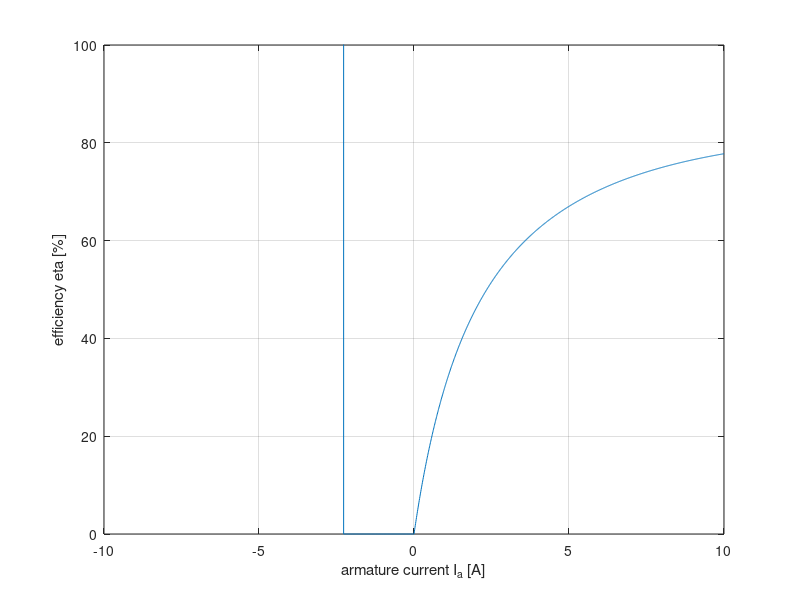

MATLAB code for this plot:
%%%%%%%%%%%%%%%%%%%%%%%%%%%%%
% author: J.N.G.W. Verest   %
% Title: DCM simulation     %
%%%%%%%%%%%%%%%%%%%%%%%%%%%%%


close all
clear
clc

%% constants
% these are to be measured/calculated/found beforehand

R_a     = 1;    % armature resistance [Ohm]
R_f     = 100;  % field resistance [Ohm]
KPhi    = 1;    % motor constant [Vs/rad]


%% simulation parameters
% one or more of these variables may be swept over. In this case, armature
% current I_a is used.

V_f     = 230;          % field voltage [V]
V_a     = 230;          % armature voltage [V]
I_a     = -10:0.01:10;  % armature current [A]

%% simulation

E_f     = V_a - I_a * R_a;
T_d     = KPhi * I_a;
W_m     = E_f / KPhi;

% create efficiency vector
eff     = zeros(size(I_a));
M_c     = (I_a > 0);    % motor condition
G_c     = (I_a < 0);    % generator condition
eff(M_c) = T_d(M_c) .* W_m(M_c) ./ (V_a * I_a(M_c) + V_f^2 / R_f);
eff(G_c) = V_a * I_a(G_c)./ (T_d(G_c) .* W_m(G_c) + V_f^2 / R_f);

eff(eff<0) = 0;

%% Plots

Ia_eff = figure();
plot(I_a,100 * eff);
grid on
xlabel("armature current I_a [A]")
ylabel("efficiency \eta [%]")
ylim([0 100])